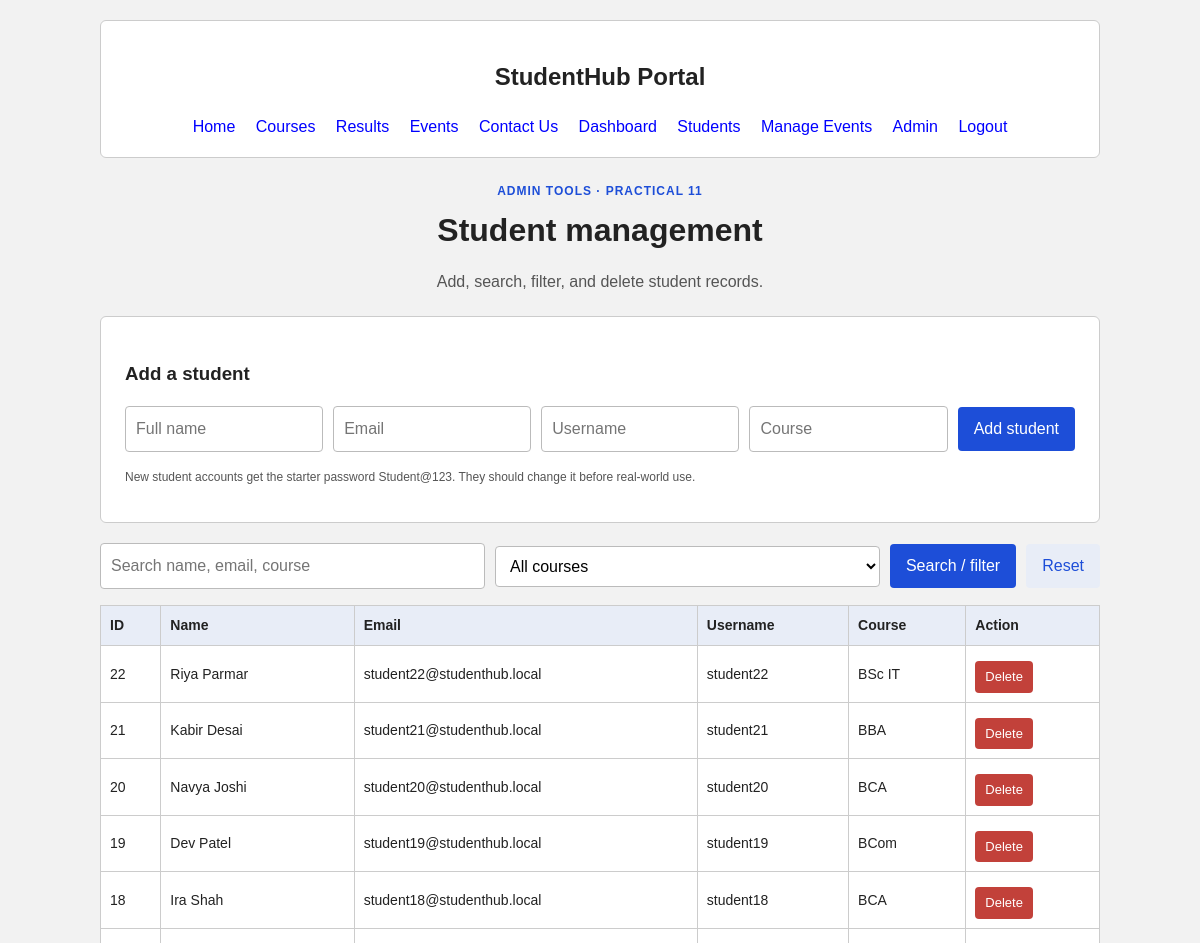
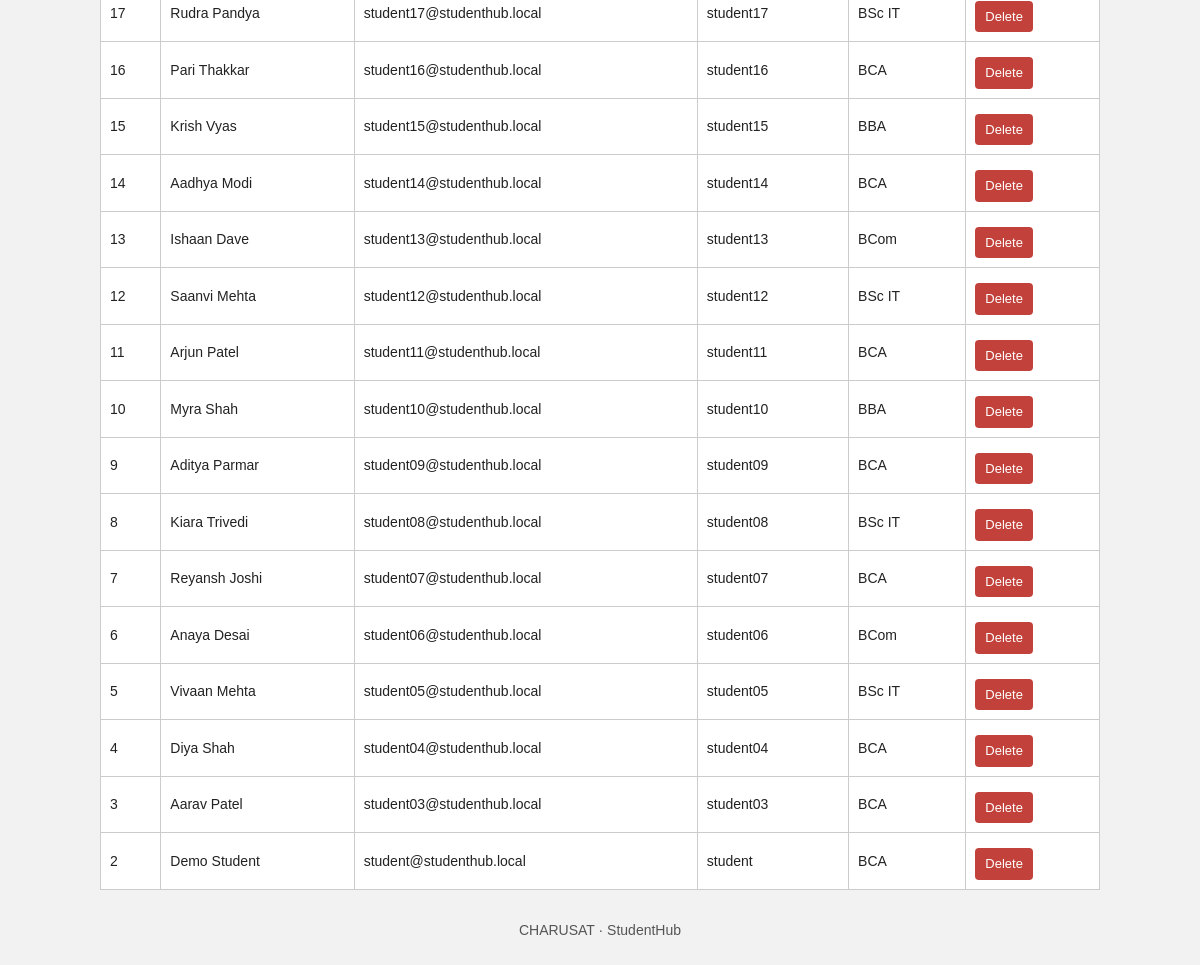
/students.php (signed in), run on the app's committed database (2 pictures, top to bottom).
### tables this page shows
CREATE TABLE IF NOT EXISTS users (
 id INT UNSIGNED AUTO_INCREMENT PRIMARY KEY,
 name VARCHAR(100) NOT NULL,
 email VARCHAR(190) NOT NULL UNIQUE,
 username VARCHAR(60) NOT NULL UNIQUE,
 password_hash VARCHAR(255) NOT NULL,
 role ENUM('admin','student') NOT NULL DEFAULT 'student',
 course VARCHAR(100) DEFAULT '',
 last_login DATETIME NULL,
 created_at TIMESTAMP DEFAULT CURRENT_TIMESTAMP
);

### includes/functions.php (called while the page is built, shortened)
<?php
function e($value): string {
    return htmlspecialchars((string)$value, ENT_QUOTES | ENT_SUBSTITUTE, 'UTF-8');
}
function is_logged_in(): bool {
    return isset($_SESSION['user_id']);
}
function is_admin(): bool {
    return is_logged_in() && ($_SESSION['role'] ?? '') === 'admin';
}

### students.php (the view, shortened to what this page needs)
<?php
require_once __DIR__ . '/includes/init.php'; require_admin();
$q = trim($_GET['q'] ?? ''); $courseFilter = trim($_GET['course'] ?? '');
$sql = "SELECT id,name,email,username,course,created_at FROM users WHERE role='student'";
$sql .= ' ORDER BY id DESC';
$stmt=$conn->prepare($sql);
$stmt->execute(); $students=$stmt->get_result();
include __DIR__ . '/includes/header.php';
?>
<div class="page-heading"><p class="eyebrow">ADMIN TOOLS · PRACTICAL 11</p><h1>Student management</h1><p class="muted">Add, search, filter, and delete student records.</p></div>
<div class="panel" style="margin-bottom:20px"><h3>Add a student</h3><form method="post" class="toolbar"><input type="hidden" name="csrf_token" value="<?= e(csrf_token()) ?>"><input type="hidden" name="action" value="add"><input name="name" placeholder="Full name" required><input type="email" name="email" placeholder="Email" required><input name="username" placeholder="Username" required><input name="course" placeholder="Course"><button class="btn" type="submit">Add student</button></form><p class="help-text">New student accounts get the starter password Student@123. They should change it before real-world use.</p></div>
<form class="toolbar" method="get"><input name="q" value="<?= e($q) ?>" placeholder="Search name, email, course"><select name="course"><option value="">All courses</option></select><button class="btn" type="submit">Search / filter</button><a class="btn btn-light" href="students.php">Reset</a></form>
<div class="table-wrap"><table class="data-table"><thead><tr><th>ID</th><th>Name</th><th>Email</th><th>Username</th><th>Course</th><th>Action</th></tr></thead><tbody>
<?php while($s=$students->fetch_assoc()): ?><tr><td><?= (int)$s['id'] ?></td><td><?= e($s['name']) ?></td><td><?= e($s['email']) ?></td><td><?= e($s['username']) ?></td><td><?= e($s['course']) ?></td><td><form class="inline-form" method="post" onsubmit="return confirm('Delete this student record?');"><button class="btn btn-danger btn-small" type="submit">Delete</button></form></td></tr><?php endwhile; ?>
</tbody></table></div>
<?php include __DIR__ . '/includes/footer.php'; ?>

### includes/header.php (shortened to what this page needs)
<!DOCTYPE html>
<html lang="en">
<head>
    <link rel="stylesheet" href="backend.css">
</head>
<body>
<header class="site-header">
    <h2>StudentHub Portal</h2>
    <nav>
        <a href="Home.php">Home</a>
        <a href="courses.html">Courses</a>
        <a href="result.html">Results</a>
        <a href="events.php">Events</a>
        <a href="contact.php">Contact Us</a>
        <?php if (is_logged_in()): ?>
            <a href="dashboard.php">Dashboard</a>
            <?php if (is_admin()): ?>
                <a href="students.php">Students</a>
                <a href="admin_events.php">Manage Events</a>
                <a href="admin.php">Admin</a>
            <?php endif; ?>
            <a href="logout.php">Logout</a>
        <?php else: ?>
            <a href="login.php">Login</a>
            <a href="signup.php">Sign Up</a>
        <?php endif; ?>
    </nav>
</header>
<main class="container">

### includes/footer.php
</main>
<footer class="site-footer"><p>CHARUSAT &middot; StudentHub</p></footer>
</body>
</html>

### backend.css (style rules this page uses)
* { box-sizing:border-box }
body { font-family:Arial,sans-serif;background:#f2f2f2;color:#222;margin:0;padding:20px;line-height:1.5 }
.site-header { max-width:1000px;margin:0 auto 24px;padding:18px 22px;background:#fff;border:1px solid #ccc;border-radius:6px;text-align:center }
.site-header a { color:blue;text-decoration:none;margin:0 8px }
.panel { max-width:700px;margin:24px auto;padding:24px;background:#fff;border:1px solid #ccc;border-radius:6px }
h1,h2 { text-align:center }
input,select,textarea { width:100%;padding:10px;border:1px solid #bbb;border-radius:4px;font:inherit;background:#fff }
button,.btn { display:inline-block;background:#1d4ed8;color:white;border:0;border-radius:4px;padding:10px 16px;cursor:pointer;text-decoration:none;font:inherit;margin-top:12px }
.muted { color:#555 }
table { width:100%;border-collapse:collapse;margin-top:15px;background:#fff }
th,td { border:1px solid #ccc;padding:9px;text-align:left;overflow-wrap:anywhere }
th { background:#e8edf7 }
.container { max-width:1000px;margin:0 auto }
.container .panel { max-width:none;margin:0 0 20px }
.eyebrow { color:#1d4ed8;font-weight:bold;font-size:12px;letter-spacing:1px;margin:0 0 6px;text-align:center }
.page-heading { text-align:center;margin:8px 0 22px }
.page-heading h1 { margin:0 0 6px }
.toolbar { display:flex;gap:10px;align-items:center;flex-wrap:wrap;margin-bottom:16px }
.toolbar input,.toolbar select { width:auto;min-width:150px;flex:1 }
.toolbar .btn,.toolbar button { margin-top:0;white-space:nowrap }
.btn-light { background:#e8edf7;color:#1d4ed8 }
.btn-danger { background:#c2413a }
.btn-small { padding:6px 10px;font-size:13px;margin-top:6px }
.inline-form { display:inline }
.table-wrap { overflow-x:auto }
.data-table { margin-top:0;font-size:14px }
.help-text { font-size:12px;color:#555 }
.site-footer { max-width:1000px;margin:30px auto 0;text-align:center;color:#555;font-size:14px }

### data on the page
users: id "22", name "Riya Parmar", email "student22@studenthub.local", username "student22", course "BSc IT"
users: id "21", name "Kabir Desai", email "student21@studenthub.local", username "student21", course "BBA"
users: id "20", name "Navya Joshi", email "student20@studenthub.local", username "student20", course "BCA"
users: id "19", name "Dev Patel", email "student19@studenthub.local", username "student19", course "BCom"
users: id "18", name "Ira Shah", email "student18@studenthub.local", username "student18", course "BCA"
users: id "17", name "Rudra Pandya", email "student17@studenthub.local", username "student17", course "BSc IT"
users: id "16", name "Pari Thakkar", email "student16@studenthub.local", username "student16", course "BCA"
users: id "15", name "Krish Vyas", email "student15@studenthub.local", username "student15", course "BBA"
users: id "14", name "Aadhya Modi", email "student14@studenthub.local", username "student14", course "BCA"
users: id "13", name "Ishaan Dave", email "student13@studenthub.local", username "student13", course "BCom"
users: id "12", name "Saanvi Mehta", email "student12@studenthub.local", username "student12", course "BSc IT"
users: id "11", name "Arjun Patel", email "student11@studenthub.local", username "student11", course "BCA"
users: id "10", name "Myra Shah", email "student10@studenthub.local", username "student10", course "BBA"
users: id "9", name "Aditya Parmar", email "student09@studenthub.local", username "student09", course "BCA"
users: id "8", name "Kiara Trivedi", email "student08@studenthub.local", username "student08", course "BSc IT"
users: id "7", name "Reyansh Joshi", email "student07@studenthub.local", username "student07", course "BCA"
users: id "6", name "Anaya Desai", email "student06@studenthub.local", username "student06", course "BCom"
users: id "5", name "Vivaan Mehta", email "student05@studenthub.local", username "student05", course "BSc IT"
users: id "4", name "Diya Shah", email "student04@studenthub.local", username "student04", course "BCA"
users: id "3", name "Aarav Patel", email "student03@studenthub.local", username "student03", course "BCA"
users: id "2", name "Demo Student", email "student@studenthub.local", username "student", course "BCA"
